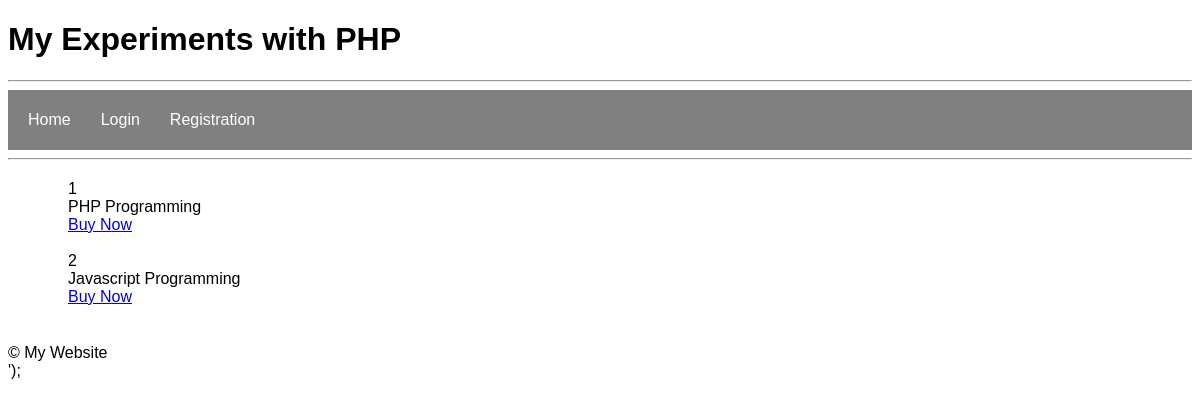
The page / on the database its author committed.
### tables this page shows
CREATE TABLE `books` (
  `book_id` int(11) NOT NULL,
  `title` varchar(255) NOT NULL,
  `category` varchar(255) NOT NULL,
  `tags` text DEFAULT NULL,
  `book_image` varchar(255) DEFAULT NULL,
  `price` decimal(10,2) NOT NULL,
  `book_details` text DEFAULT NULL
);

### Classes/class.Utility.php (called while the page is built, shortened)
<?php
class Utility
{
    static function getDBConnection()
    {
        $conn = new mysqli(SERVER, USER, PASSWORD, DBNAME);
        return $conn;
    }
}

### Classes/class.Book.php (called while the page is built, shortened)
<?php
class Book
{
    private $conn;
    public function __construct()
    {
        $this->conn = Utility::getDBConnection();
    }
    public function getBooks($howMany = -1, $start = 0)
    {
        $howMany = (int)$howMany;
        if ($howMany == -1) {
            $Query = "SELECT * FROM `books`";
        } else {
            $Query = "SELECT * FROM `books` LIMIT $start, $howMany";
        }
        $result = $this->conn->query($Query);
        if ($result) {
            $Books = array();
            while ($row = $result->fetch_assoc()) {
                $Books[] = $row;
            }
            return $Books;
        } else {
            return false;
        }
    }
}

### index.php (the view, shortened to what this page needs)
<?php
$book= new Book();
$Books=$book->getBooks();
foreach($Books as $Book) {
    print $Book['book_id'];
    print "<br>";
    print $Book['title'];
    print "<br>";
    print "<a href=\"buynow.php?bookid={$Book['book_id']}\"> Buy Now</a>";
    print "<br><br>";
}
?>

### static/css/style.css (style rules this page uses)
body { font-family: Arial, sans-serif; }

### rows shown on the page
books: book_id "1", title "PHP Programming"
books: book_id "2", title "Javascript Programming"

### other values the page prints
$FooterContent "© My Website ');"
